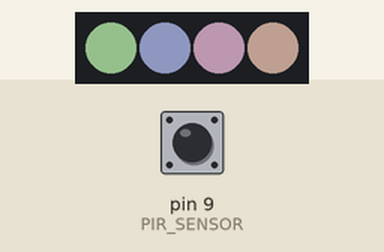
Bench run of a sketch on a simulated Arduino Uno, built with avr-gcc and run on an emulated ATmega328P. On the bench: 4 RGB LEDs in strip order, left to right. The inputs (shaded band) are chosen by the test bench; at power-on: pin 9 (PIR_SENSOR) HIGH. Dim RGB values are drawn brighter than linear.

Above: at 1.2 s.
1.3 s: pin 9 (PIR_SENSOR) pulsed LOW 2 times (0.12 s each, 0.3 s apart)
At 2.0 s:
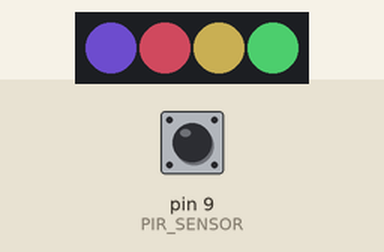
At 2.62 s:
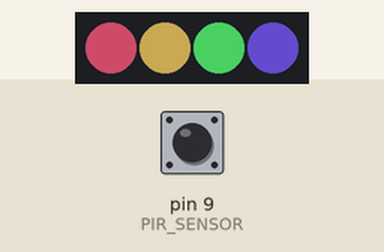
4.3 s: pin 9 (PIR_SENSOR) pulsed LOW 5 times (0.12 s each, 0.3 s apart)
At 5.09 s:
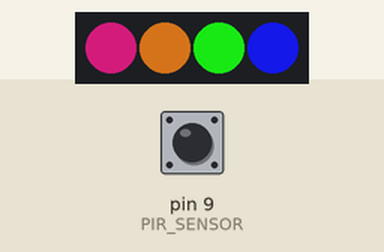
Timing chart, 0 to 22.3 s (numbered marks = the images above; inputs shaded):
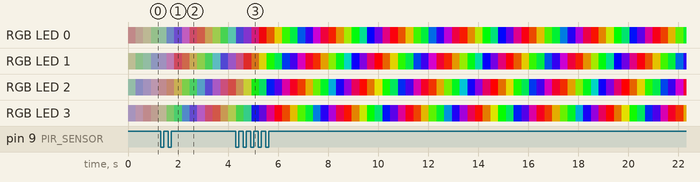

The sketch:

ProTrinket_Cloud.ino
```cpp
/*
* Cloud!
*/
#include <FastLED.h>

/*
	Terms:
		activity: 0-255 scale of current Determines color saturation level.
		fade: Time-based deterioration of activity. One point is deducted
		      every `fade` milliseconds
*/

#define PIR_SENSOR 9
#define NUM_LEDS 4

#define DEBUGMODE 0

// 8-bit scale (0-255)
uint8_t activity = 40; // Initial value

// Increase to apply to 'activity' when motion sensor fires
#define ACTIVITY_BUMP 35

// Delay (in ms) between -1 decrements to 'activity'
#define ACTIVITY_FADE_MS 7000 // About 30 minutes to fade from max to min

// 8-bit color wheel rotates by 1 at this interval (ms)
#define CYCLEDELAY 10

/** END OF CONFIG SECTION **/

CRGB leds[NUM_LEDS];
unsigned long int lastfade;
unsigned long int lastshift;
uint8_t pir_state = 0;
uint8_t hue = 0;

void setup() {
  pinMode(PIR_SENSOR, INPUT);
  FastLED.addLeds<APA102, 11, 13, BGR>(leds, NUM_LEDS);
  pir_state = digitalRead(PIR_SENSOR);
  lastfade = millis();
}

void loop() {
  if (DEBUGMODE) {
    // PIR input test
    if (digitalRead(PIR_SENSOR)) {
      for (int x=0; x<NUM_LEDS; x++) {
        leds[x] = CRGB::Red;
      }
    }
    else {
      for (int x=0; x<NUM_LEDS; x++) {
        leds[x] = CRGB::Black;
      }
    }
    FastLED.show();
  }
  else {
    // Motion == apply activity bump (with ceiling of 255)
    if (pir_state != digitalRead(PIR_SENSOR)) {
      pir_state = digitalRead(PIR_SENSOR);
      if (pir_state) {
        if (activity + ACTIVITY_BUMP > 255) {
          activity = 255;
        }
        else {
          activity += ACTIVITY_BUMP;
        }
      }
    }

    // Slow rainbow cycle - saturation determined by activity
    leds[0] = CHSV( hue, activity, 128+(activity/2) );
    leds[1] = CHSV( hue+64, activity, 128+(activity/2) );
    leds[2] = CHSV( hue+128, activity, 128+(activity/2) );
    leds[3] = CHSV( hue+192, activity, 128+(activity/2) );
    FastLED.show();
    hue++;
    delay(CYCLEDELAY);

    if (millis() - lastfade > ACTIVITY_FADE_MS) {
      if (activity > 0) {
        activity -= 1;
      }
      lastfade = millis();
    }
  }


}
```
